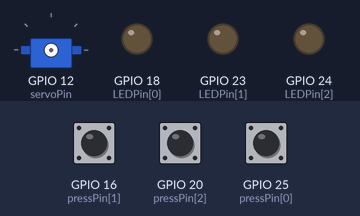
The program below on a simulated Raspberry Pi (BCM pin numbers). Shown: servo, output pins drawn as LEDs (lit = HIGH). Inputs (shaded band) come from the test bench; at power-on: GPIO 16 (pressPin[1]) HIGH, GPIO 25 (pressPin[0]) HIGH, GPIO 20 (pressPin[2]) HIGH. Servo angles are drawn from the pulse width (0.5 ms = 0°, 2.5 ms = 180°).

Above: at 2.2 s.
2.3 s: GPIO 16 (pressPin[1]) pulled LOW for 0.15 s
At 4.2 s:
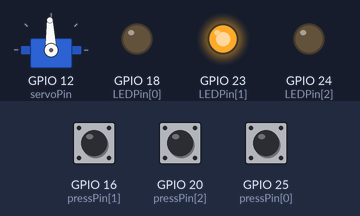
5.3 s: GPIO 25 (pressPin[0]) pulled LOW for 1 s
At 7.9 s:
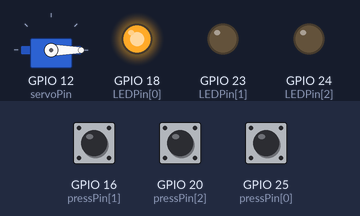
8.7 s: GPIO 20 (pressPin[2]) pulled LOW for 0.15 s
At 11.2 s:
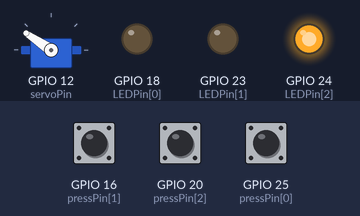
11.7 s: GPIO 25 (pressPin[0]) pulled LOW for 0.15 s
At 11.89 s:
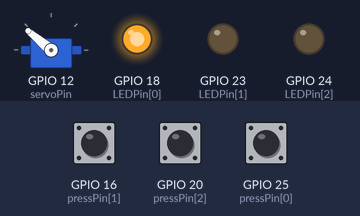
14.7 s: GPIO 16 (pressPin[1]) pulled LOW for 1 s
At 15.5 s:
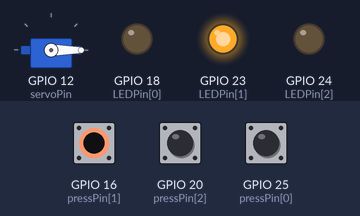
17.7 s: GPIO 20 (pressPin[2]) pulled LOW for 0.15 s
At 20.2 s:
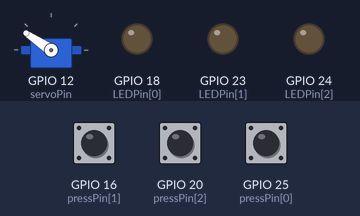
Timing chart, 0 to 20.5 s (numbered marks = the images above; inputs shaded):
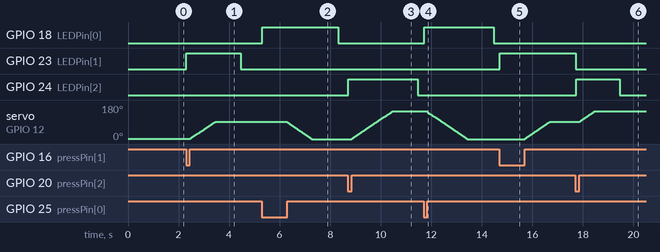

The program:

EX3_7.py
```python
import RPi.GPIO as GPIO
from time import sleep
import moving
servoPin = 12
pressPin = [25, 16, 20]
LEDPin   = [18, 23, 24]
dutyCycle = [2.5, 7.5, 10.5]
debounce = 0
maxDebounce = 500
GPIO.setmode(GPIO.BCM)
GPIO.setup(servoPin, GPIO.OUT)
for Pin in pressPin:
    GPIO.setup(Pin, GPIO.IN, pull_up_down=GPIO.PUD_UP)
for Pin in LEDPin:
    GPIO.setup(Pin, GPIO.OUT, initial = False)
servo1 = GPIO.PWM(servoPin, 50)
servo1.start(0)
sleep(1)
doPress = False
currentDutyCycle = 0
previousDutyCycle = 0
try:
    while 1:
        for i in range(3):
            press = GPIO.input(pressPin[i])
            if press == 0:
                if debounce > maxDebounce:
                    debounce = 0
                    GPIO.output(LEDPin[i], True)
                    doPress = True
                    currentDutyCycle = i
                    while GPIO.input(pressPin[i]) == 0:
                        pass
                else:debounce += 1
            else:
                GPIO.output(LEDPin[i], False)
        if doPress == True:
            moving.toTarget(servo1, dutyCycle[previousDutyCycle], dutyCycle[currentDutyCycle])
            previousDutyCycle = currentDutyCycle
            servo1.ChangeDutyCycle(0)
            sleep(1)
            doPress = False
except KeyboardInterrupt:
    print("Exit!")
finally:
    GPIO.cleanup()
```

moving.py
```python
from time import sleep
def toTarget(servo, current, target):
    toGo = current
    increment = 0.1
    if current < target:
        while toGo < target:
            toGo = toGo + increment
            servo.ChangeDutyCycle(toGo)
            sleep(0.02)
    else:
        while toGo > target:
            toGo = toGo - increment
            servo.ChangeDutyCycle(toGo)
            sleep(0.02)
```

Measured:
- after the input at 2.3 s, GPIO 23 (LEDPin[1]): LOW → HIGH at once, → LOW 2.2 s later; servo on GPIO 12 (servoPin): moves from 2° to 92° over 0.98 s, starting after 0.17 s
- after the input at 5.3 s, GPIO 18 (LEDPin[0]): LOW → HIGH at once, → LOW 3.0 s later; servo on GPIO 12 (servoPin): moves from 92° to 0° over 0.98 s, starting after 1.0 s
- after the input at 8.7 s, GPIO 24 (LEDPin[2]): LOW → HIGH at once, → LOW 2.8 s later; servo on GPIO 12 (servoPin): moves from 0° to 146° over 1.6 s, starting after 0.15 s
- after the input at 11.7 s, GPIO 18 (LEDPin[0]): LOW → HIGH at once, → LOW 2.8 s later; servo on GPIO 12 (servoPin): moves from 146° to 0° over 1.6 s, starting after 0.15 s
- after the input at 14.7 s, GPIO 23 (LEDPin[1]): LOW → HIGH at once; servo on GPIO 12 (servoPin): moves from 0° to 92° over 1.0 s, starting after 1.0 s
- after the input at 17.7 s, GPIO 24 (LEDPin[2]): LOW → HIGH at once, → LOW 1.7 s later; servo on GPIO 12 (servoPin): moves from 92° to 146° over 0.58 s, starting after 0.17 s
